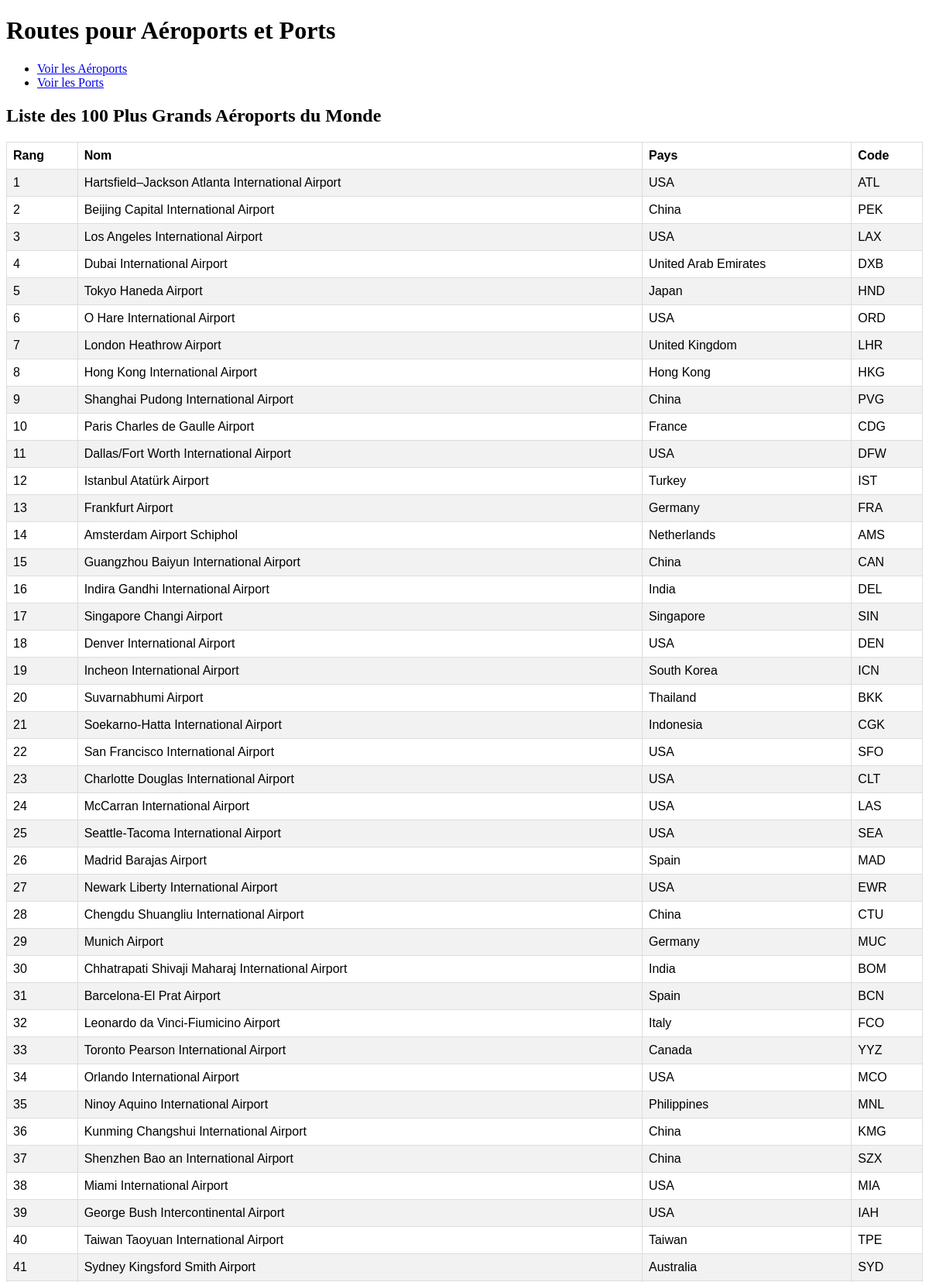
The page /app/index.php?route=aeroports (upper part) on the database its author committed.
### tables this page shows
CREATE TABLE airport (
    id INT AUTO_INCREMENT PRIMARY KEY,
    rank INT,
    name VARCHAR(255),
    country VARCHAR(255),
    code VARCHAR(10)
);

### app/airports.php (the view, shortened to what this page needs)
<!DOCTYPE html>
<html>
<head>
</head>
<body>
<h2>Liste des 100 Plus Grands Aéroports du Monde</h2>
<table>
    <tr>
        <th>Rang</th>
        <th>Nom</th>
        <th>Pays</th>
        <th>Code</th>
    </tr>
    <?php
    $servername = "db";
    $username = "user";
    $password = "root";
    $dbname = "mariadb";
    $conn = new mysqli($servername, $username, $password, $dbname);
    $sql = "SELECT rank, name, country, code FROM airport LIMIT 100";
    $result = $conn->query($sql);
    if ($result->num_rows > 0) {
        while($row = $result->fetch_assoc()) {
            echo "<tr><td>" . $row["rank"] . "</td><td>" . $row["name"] . "</td><td>" . $row["country"] . "</td><td>" . $row["code"] . "</td></tr>";
        }
    } else {
        echo "Aucun aérport";
    }
    ?>
</table>
</body>
</html>

### app/airports.php (style rules this page uses)
table { font-family: arial, sans-serif; border-collapse: collapse; width: 100%; }
th, td { border: 1px solid #dddddd; text-align: left; padding: 8px; }
tr:nth-child(even) { background-color: #f2f2f2; }

### rows shown on the page
airport: rank "1", name "Hartsfield–Jackson Atlanta International Airport", country "USA", code "ATL"
airport: rank "2", name "Beijing Capital International Airport", country "China", code "PEK"
airport: rank "3", name "Los Angeles International Airport", country "USA", code "LAX"
airport: rank "4", name "Dubai International Airport", country "United Arab Emirates", code "DXB"
airport: rank "5", name "Tokyo Haneda Airport", country "Japan", code "HND"
airport: rank "6", name "O Hare International Airport", country "USA", code "ORD"
airport: rank "7", name "London Heathrow Airport", country "United Kingdom", code "LHR"
airport: rank "8", name "Hong Kong International Airport", country "Hong Kong", code "HKG"
airport: rank "9", name "Shanghai Pudong International Airport", country "China", code "PVG"
airport: rank "10", name "Paris Charles de Gaulle Airport", country "France", code "CDG"
airport: rank "11", name "Dallas/Fort Worth International Airport", country "USA", code "DFW"
airport: rank "12", name "Istanbul Atatürk Airport", country "Turkey", code "IST"
airport: rank "13", name "Frankfurt Airport", country "Germany", code "FRA"
airport: rank "14", name "Amsterdam Airport Schiphol", country "Netherlands", code "AMS"
airport: rank "15", name "Guangzhou Baiyun International Airport", country "China", code "CAN"
airport: rank "16", name "Indira Gandhi International Airport", country "India", code "DEL"
airport: rank "17", name "Singapore Changi Airport", country "Singapore", code "SIN"
airport: rank "18", name "Denver International Airport", country "USA", code "DEN"
airport: rank "19", name "Incheon International Airport", country "South Korea", code "ICN"
airport: rank "20", name "Suvarnabhumi Airport", country "Thailand", code "BKK"
airport: rank "21", name "Soekarno-Hatta International Airport", country "Indonesia", code "CGK"
airport: rank "22", name "San Francisco International Airport", country "USA", code "SFO"
airport: rank "23", name "Charlotte Douglas International Airport", country "USA", code "CLT"
airport: rank "24", name "McCarran International Airport", country "USA", code "LAS"
airport: rank "25", name "Seattle-Tacoma International Airport", country "USA", code "SEA"
airport: rank "26", name "Madrid Barajas Airport", country "Spain", code "MAD"
airport: rank "27", name "Newark Liberty International Airport", country "USA", code "EWR"
airport: rank "28", name "Chengdu Shuangliu International Airport", country "China", code "CTU"
airport: rank "29", name "Munich Airport", country "Germany", code "MUC"
airport: rank "30", name "Chhatrapati Shivaji Maharaj International Airport", country "India", code "BOM"
airport: rank "31", name "Barcelona-El Prat Airport", country "Spain", code "BCN"
airport: rank "32", name "Leonardo da Vinci-Fiumicino Airport", country "Italy", code "FCO"
airport: rank "33", name "Toronto Pearson International Airport", country "Canada", code "YYZ"
airport: rank "34", name "Orlando International Airport", country "USA", code "MCO"
airport: rank "35", name "Ninoy Aquino International Airport", country "Philippines", code "MNL"
airport: rank "36", name "Kunming Changshui International Airport", country "China", code "KMG"
airport: rank "37", name "Shenzhen Bao an International Airport", country "China", code "SZX"
airport: rank "38", name "Miami International Airport", country "USA", code "MIA"
airport: rank "39", name "George Bush Intercontinental Airport", country "USA", code "IAH"
airport: rank "40", name "Taiwan Taoyuan International Airport", country "Taiwan", code "TPE"
airport: rank "41", name "Sydney Kingsford Smith Airport", country "Australia", code "SYD"
